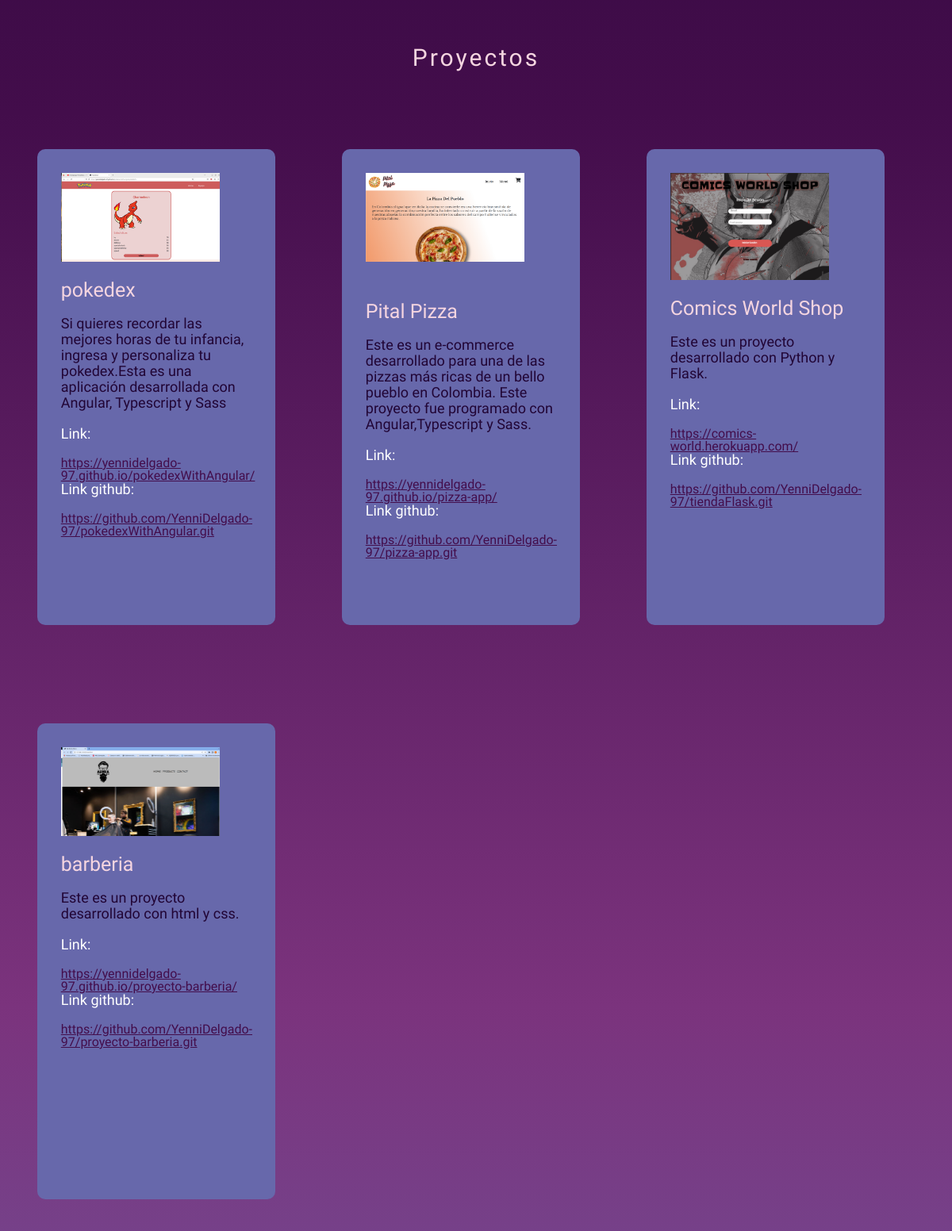
Before: / (middle part) with the older database file.
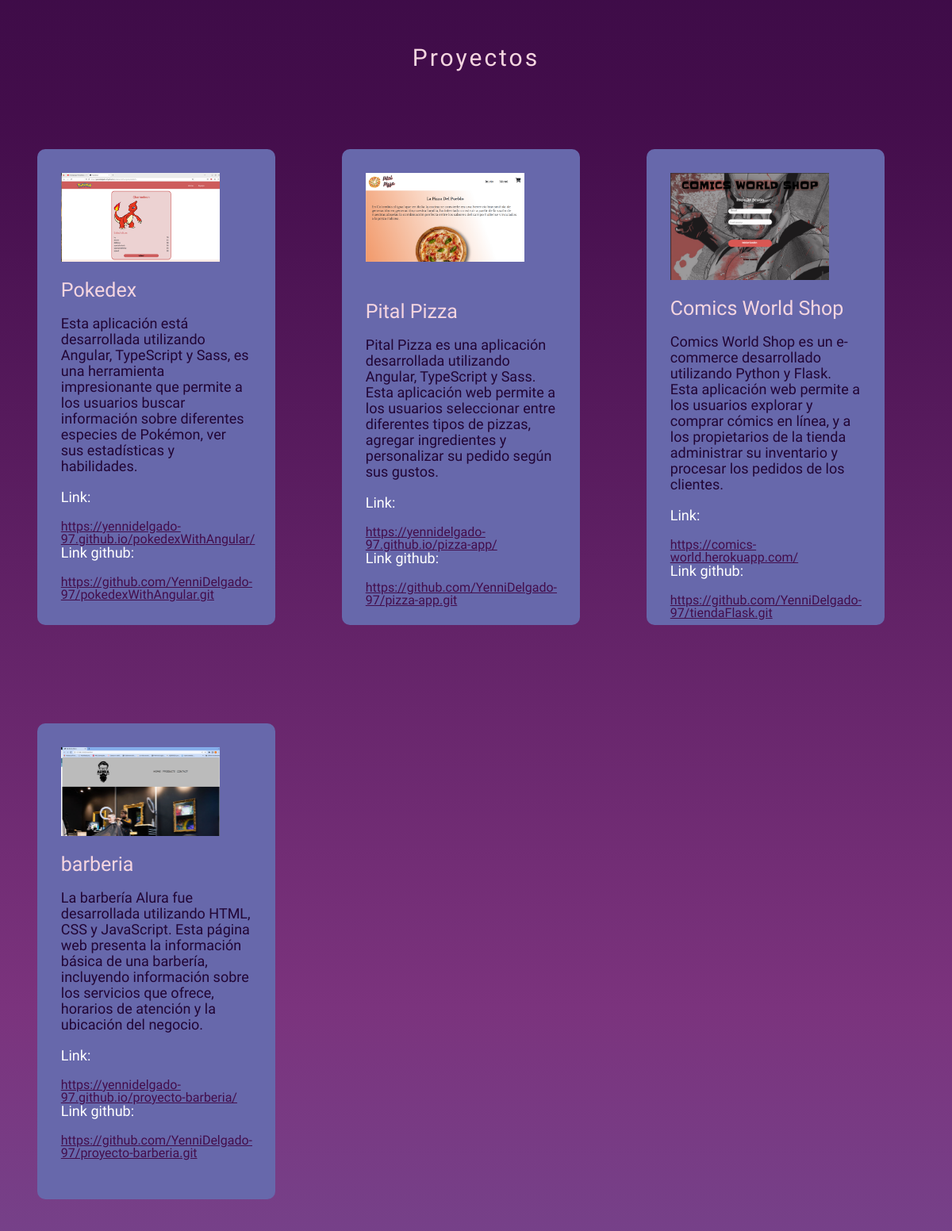
After: the same page with the newer database file.
### portfolio_app/models.py (models this page shows)
class Project(models.Model):
    title = CharField(max_length=100)
    description = CharField(max_length=300)
    image = ImageField(upload_to='portfolio/images')
    url = URLField(blank=True)
    url_github = URLField(blank=True)

### portfolio_app/views.py (the view)
# urls.py: 2. Add a URL to urlpatterns:  path('', views.home, name='home')
def home(request):
    projects = Project.objects.all()
    return render(request,'home.html', {'projects':projects})

### portfolio_app/templates/home.html
{% extends 'layout.html' %}
{% block content %}
<section class="content-projects" id="projects">
    {%for project in projects%}
    <section class="projects">
        <div class="projects-content">
            <div class="row">
                <img src="{{project.image.url}}" alt="{{project.title}}" class="card-img">
                <h2>{{project.title}}</h2>
                <p>{{project.description}}</p>
                {%if project.url%}
                <h3>Link:</h3>
                <a href="{{project.url}}">{{project.url}}</a>
                {% endif%}
                <h3>Link github:</h3>
                {%if project.url_github%}
                <a href="{{project.url_github}}">{{project.url_github}}</a>
                {% endif%}
            </div>
        </div>
    </section>
    {%endfor%}
</section>
{%endblock%}

### portfolio_app/templates/layout.html (shortened to what this page needs)
{% load static %}
<!DOCTYPE html>
<html lang="en">
<head>
    <link rel="stylesheet" href="{% static 'reset.css'%}">
    <link rel="stylesheet" href="{% static 'style.css'%}">
    <link rel="stylesheet" href="https://unpkg.com/boxicons@latest/css/boxicons.min.css">
</head>
<body>
    {% include 'partials/redes.html'%}
    <div class="center">
        <h1>Proyectos</h1>
    </div>
    {% block content %}
    {% endblock %}
</body>
</html>

### portfolio_app/templates/partials/redes.html (shortened to what this page needs)
<div class="misRedesContainer">
</div>

### portfolio_app/static/style.css (style rules this page uses)
* { margin: 0; padding: 0; box-sizing: border-box; font-family: 'Righteous', cursive; }
body { background: linear-gradient(#210535,#430D4B,#7B337D,#6768AB,#F5D5E0); height: 4500px; }
.misRedesContainer { display:flex; flex-direction: column; }
section { padding: 100px 14%; }
.center { text-align: center; }
.center h1 { color: #F5D5E0; font-size: 30px; font-weight: 300; letter-spacing:3px ; }
.content-projects { display: grid; grid-template-columns: repeat(auto-fit, minmax(300px,auto)); grid-gap: 1.5rem; align-items: center; }
.row { background: #6768AB; padding: 30px 30px; border-radius: 10px; cursor: pointer; transition: all .40s; height: 600px; width: 300px; }
.row img { width: 200px; }
.row h2 { font-size: 25px; font-weight: 500; margin-bottom: 20px; margin-top: 20px; color:#F5D5E0; }
.row h3 { font-size: 18px; font-weight: 500; margin-bottom: 20px; color: #ffffff; }
.row p { font-size: 18px; font-weight: 300; line-height: 20px; margin-bottom: 20px; color:#210535; }
.row a { font-size: 16px; font-weight: 300; margin-bottom: 20px; color:#430D4B; }
@media screen and (max-width: 1430px) { section { padding: 50px 3%; } }

Changed rows visible on the page:
changed Project "https://yennidelgado-97.github.io/pokedexWithAngular/": title "pokedex" → "Pokedex"; description "Si quieres recordar las mejores horas de tu infancia, ingresa y personaliza tu pokedex.Esta es una aplicación desarrollada con Angular, Typescript y Sass" → "Esta aplicación está desarrollada utilizando Angular, TypeScript y Sass, es una herramienta impresionante que permite a los usuarios buscar información sobre diferentes especies de Pokémon, ver sus estadísticas y habilidades."
changed Project "Pital Pizza": description "Este es un e-commerce desarrollado para una de las pizzas más ricas de un bello pueblo en Colombia. Este proyecto fue programado con Angular,Typescript y Sass." → "Pital Pizza es una aplicación desarrollada utilizando Angular, TypeScript y Sass. Esta aplicación web permite a los usuarios seleccionar entre diferentes tipos de pizzas, agregar ingredientes y personalizar su pedido según sus gustos."
changed Project "Comics World Shop": description "Este es un proyecto desarrollado con Python y Flask." → "Comics World Shop es un e-commerce desarrollado utilizando Python y Flask. Esta aplicación web permite a los usuarios explorar y comprar cómics en línea, y a los propietarios de la tienda administrar su inventario y procesar los pedidos de los clientes."
changed Project "barberia": description "Este es un proyecto desarrollado con html y css." → "La barbería Alura fue desarrollada utilizando HTML, CSS y JavaScript. Esta página web presenta la información básica de una barbería, incluyendo información sobre los servicios que ofrece, horarios de atención y la ubicación del negocio."
